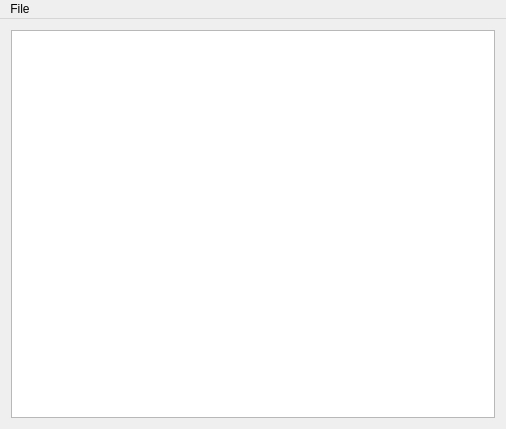
<?xml version="1.0" encoding="UTF-8"?>
<ui version="4.0">
 <class>MainWindow</class>
 <widget class="QMainWindow" name="MainWindow">
  <property name="geometry">
   <rect>
    <x>0</x>
    <y>0</y>
    <width>506</width>
    <height>429</height>
   </rect>
  </property>
  <property name="windowTitle">
   <string>MainWindow</string>
  </property>
  <widget class="QWidget" name="centralWidget">
   <layout class="QVBoxLayout" name="verticalLayout_2">
    <item>
     <widget class="QTextEdit" name="TextViewer">
      <property name="undoRedoEnabled">
       <bool>false</bool>
      </property>
      <property name="readOnly">
       <bool>true</bool>
      </property>
      <property name="acceptRichText">
       <bool>false</bool>
      </property>
     </widget>
    </item>
   </layout>
  </widget>
  <widget class="QMenuBar" name="menuBar">
   <property name="geometry">
    <rect>
     <x>0</x>
     <y>0</y>
     <width>506</width>
     <height>18</height>
    </rect>
   </property>
   <widget class="QMenu" name="MenuFile">
    <property name="title">
     <string>File</string>
    </property>
    <addaction name="ActionExit"/>
   </widget>
   <addaction name="MenuFile"/>
  </widget>
  <action name="ActionExit">
   <property name="text">
    <string>Exit</string>
   </property>
  </action>
 </widget>
 <layoutdefault spacing="6" margin="11"/>
 <resources/>
 <connections/>
</ui>
